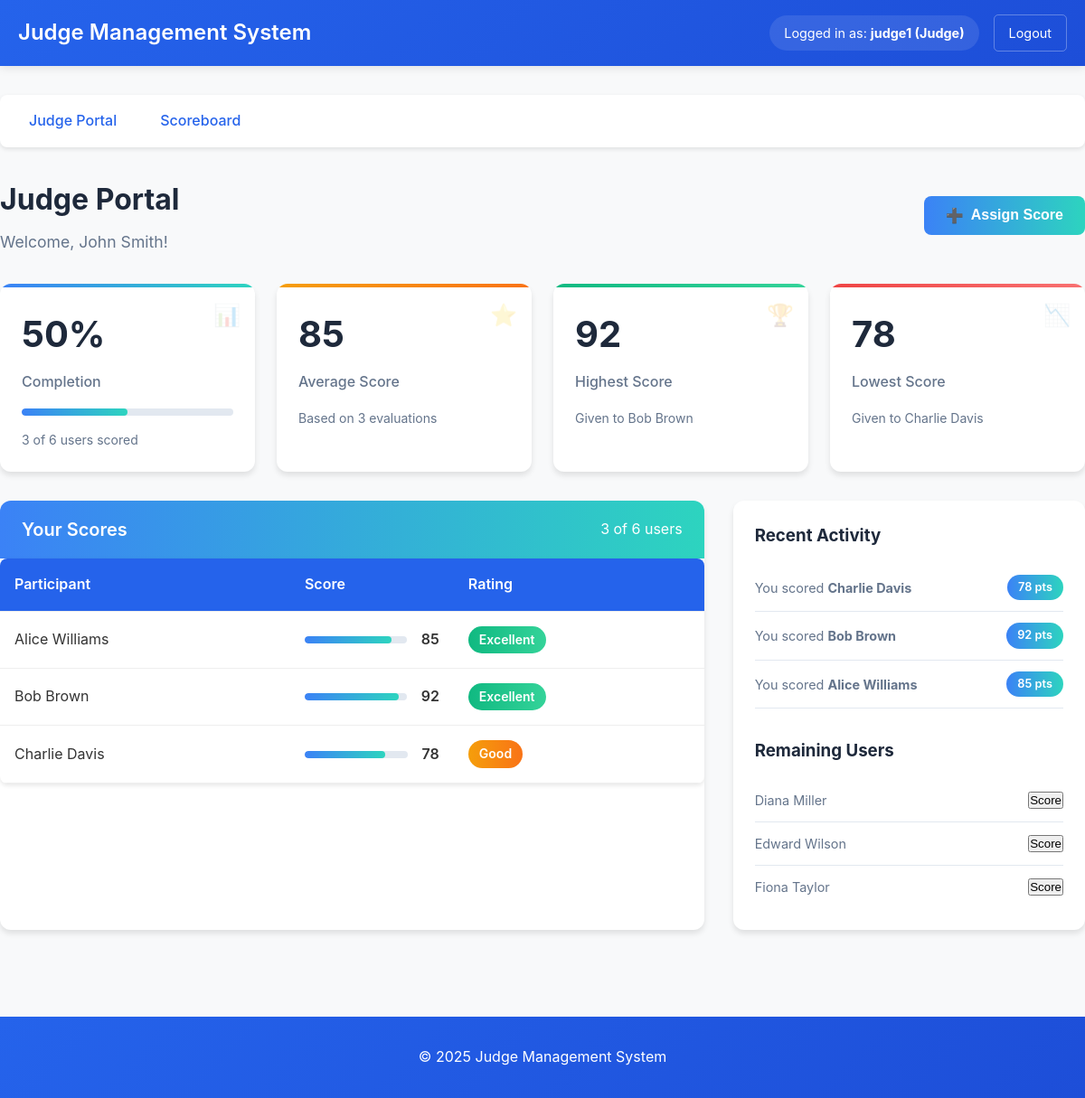
/judge.php (signed in), run on the app's committed database.
### tables this page shows
CREATE TABLE IF NOT EXISTS scores (
    id INT AUTO_INCREMENT PRIMARY KEY,
    judge_id INT NOT NULL,
    user_id INT NOT NULL,
    points INT NOT NULL CHECK (points BETWEEN 1 AND 100),
    FOREIGN KEY (judge_id) REFERENCES judges(id),
    FOREIGN KEY (user_id) REFERENCES users(id),
    UNIQUE KEY unique_judge_user (judge_id, user_id)
);

CREATE TABLE IF NOT EXISTS users (
    id INT AUTO_INCREMENT PRIMARY KEY,
    name VARCHAR(100) NOT NULL
);

### judge.php (the view, shortened to what this page needs)
<?php
require_once 'config/db.php';
try {
    $stmt = $pdo->query("SELECT id, name FROM users ORDER BY name");
    $users = $stmt->fetchAll();
} catch (PDOException $e) {
    $error_message = "Error fetching users: " . $e->getMessage();
    $users = [];
}
try {
    $stmt = $pdo->prepare("
        SELECT s.user_id, s.points, u.name
        FROM scores s
        JOIN users u ON s.user_id = u.id
        WHERE s.judge_id = ?
        ORDER BY u.name
    ");
    $stmt->execute([$_SESSION['user_id']]);
    $current_scores = $stmt->fetchAll();
} catch (PDOException $e) {
    $error_message = "Error fetching scores: " . $e->getMessage();
    $current_scores = [];
}
$total_users = count($users);
$scored_users = count($current_scores);
$completion_percentage = $total_users > 0 ? round(($scored_users / $total_users) * 100) : 0;
$total_points = 0;
foreach ($current_scores as $score) {
    $total_points += $score['points'];
}
$average_score = $scored_users > 0 ? round($total_points / $scored_users) : 0;
$highest_score = 0;
$lowest_score = 100;
$highest_user = '';
$lowest_user = '';
foreach ($current_scores as $score) {
    if ($score['points'] > $highest_score) {
        $highest_score = $score['points'];
        $highest_user = $score['name'];
    }
    if ($score['points'] < $lowest_score) {
        $lowest_score = $score['points'];
        $lowest_user = $score['name'];
    }
}
$stmt = $pdo->prepare("
    SELECT s.points, u.name, s.id
    FROM scores s
    JOIN users u ON s.user_id = u.id
    WHERE s.judge_id = ?
    ORDER BY s.id DESC
    LIMIT 5
");
$stmt->execute([$_SESSION['user_id']]);
$recent_scores = $stmt->fetchAll();
?>
<?php include 'includes/header.php'; ?>
<div class="dashboard-header">
    <div>
        <h1 class="dashboard-title">Judge Portal</h1>
        <p class="judge-welcome">Welcome, <?php echo htmlspecialchars($_SESSION['display_name'] ?? $_SESSION['username']); ?>!</p>
    </div>
    <button class="btn-primary" onclick="openModal()">
        <span>➕</span> Assign Score
    </button>
</div>
<div class="dashboard-stats">
    <div class="stat-card progress">
        <div class="stat-icon">📊</div>
        <div class="stat-number"><?php echo $completion_percentage; ?>%</div>
        <div class="stat-label">Completion</div>
        <div class="progress-bar-container">
            <div class="progress-bar" id="progressBar"></div>
        </div>
        <div class="stat-footer">
            <?php echo $scored_users; ?> of <?php echo $total_users; ?> users scored
        </div>
    </div>
    <div class="stat-card average">
        <div class="stat-icon">⭐</div>
        <div class="stat-number"><?php echo $average_score; ?></div>
        <div class="stat-label">Average Score</div>
        <div class="stat-footer">
            Based on <?php echo $scored_users; ?> evaluations
        </div>
    </div>
    <?php if ($scored_users > 0): ?>
    <div class="stat-card highest">
        <div class="stat-icon">🏆</div>
        <div class="stat-number"><?php echo $highest_score; ?></div>
        <div class="stat-label">Highest Score</div>
        <div class="stat-footer">
            Given to <?php echo htmlspecialchars($highest_user); ?>
        </div>
    </div>
    <div class="stat-card lowest">
        <div class="stat-icon">📉</div>
        <div class="stat-number"><?php echo $lowest_score; ?></div>
        <div class="stat-label">Lowest Score</div>
        <div class="stat-footer">
            Given to <?php echo htmlspecialchars($lowest_user); ?>
        </div>
    </div>
    <?php endif; ?>
</div>
<div class="dashboard-grid">
    <div class="scores-table">
        <div class="table-header">
            <h3 class="table-title">Your Scores</h3>
            <span><?php echo count($current_scores); ?> of <?php echo $total_users; ?> users</span>
        </div>
        <?php if (count($current_scores) > 0): ?>
            <div class="table-container">
                <table>
                    <thead>
                        <tr>
                            <th>Participant</th>
                            <th>Score</th>
                            <th>Rating</th>
                        </tr>
                    </thead>
                    <tbody>
                        <?php foreach ($current_scores as $score): ?>
                            <tr>
                                <td><?php echo htmlspecialchars($score['name']); ?></td>
                                <td>
                                    <div style="display: flex; align-items: center; gap: 1rem;">
                                        <div class="score-bar-container">
                                            <div class="score-bar" style="width: <?php echo $score['points']; ?>%;"></div>
                                        </div>
                                        <span style="font-weight: 600;"><?php echo htmlspecialchars($score['points']); ?></span>
                                    </div>
                                </td>
                                <td>
                                    <?php
                                    $scoreClass = '';
                                    $scoreText = '';
                                    if ($score['points'] >= 80) {
                                        $scoreClass = 'score-high';
                                        $scoreText = 'Excellent';
                                    } elseif ($score['points'] >= 60) {
                                        $scoreClass = 'score-medium';
                                        $scoreText = 'Good';
                                    } else {
                                        $scoreClass = 'score-low';
                                        $scoreText = 'Needs Improvement';
                                    }
                                    ?>
                                    <span class="score-pill <?php echo $scoreClass; ?>"><?php echo $scoreText; ?></span>
                                </td>
                            </tr>
                        <?php endforeach; ?>
                    </tbody>
                </table>
            </div>
        <?php endif; ?>
    </div>
    <div class="recent-activity">
        <h3 style="margin-bottom: 1rem; color: #1e293b;">Recent Activity</h3>
        <?php if (count($recent_scores) > 0): ?>
            <?php foreach ($recent_scores as $activity): ?>
                <div class="activity-item">
                    <div class="activity-text">
                        You scored <strong><?php echo htmlspecialchars($activity['name']); ?></strong>
                    </div>
                    <div class="activity-score"><?php echo htmlspecialchars($activity['points']); ?> pts</div>
                </div>
            <?php endforeach; ?>
        <?php else: ?>
            <p style="color: #64748b; text-align: center; padding: 1rem;">No recent activity</p>
        <?php endif; ?>
        <div style="margin-top: 2rem;">
            <h3 style="margin-bottom: 1rem; color: #1e293b;">Remaining Users</h3>
            <?php
            foreach ($users as $user) {
                $found = false;
                foreach ($current_scores as $score) {
                    if ($score['user_id'] == $user['id']) {
                        $found = true;
                        break;
                    }
                }
                if (!$found) {
                    echo '<div class="activity-item">';
                    echo '<div class="activity-text">' . htmlspecialchars($user['name']) . '</div>';
                    echo '<button class="btn-sm" onclick="assignToUser(' . $user['id'] . ', \'' . htmlspecialchars($user['name']) . '\')">Score</button>';
                    echo '</div>';
                }
            }
            ?>
        </div>
    </div>
</div>
<?php include 'includes/footer.php'; ?>

### includes/header.php (style rules this page uses)
* { box-sizing: border-box; margin: 0; padding: 0; }
body { font-family: -apple-system, BlinkMacSystemFont, 'Segoe UI', Roboto, sans-serif; line-height: 1.6; color: #333; background-color: #f8f9fa; }
.btn-primary { background-color: #2563eb; color: white; padding: 0.75rem 1.5rem; border: none; border-radius: 5px; cursor: pointer; font-size: 1rem; font-weight: 500; }
table { width: 100%; border-collapse: collapse; background: white; border-radius: 8px; overflow: hidden; box-shadow: 0 2px 5px rgba(0, 0, 0, 0.1); }
th, td { padding: 1rem; text-align: left; border-bottom: 1px solid #eee; }
th { background-color: #2563eb; color: white; font-weight: 600; }

### judge.php (style rules this page uses)
.dashboard-header { display: flex; justify-content: space-between; align-items: center; margin-bottom: 2rem; flex-wrap: wrap; gap: 1rem; }
.dashboard-title { font-size: 2rem; font-weight: 700; color: #1e293b; margin: 0; }
.judge-welcome { font-size: 1.1rem; color: #64748b; margin-top: 0.5rem; }
.dashboard-stats { display: grid; grid-template-columns: repeat(auto-fit, minmax(240px, 1fr)); gap: 1.5rem; margin-bottom: 2rem; }
.stat-card { background: white; padding: 1.5rem; border-radius: 12px; box-shadow: 0 4px 6px rgba(0, 0, 0, 0.1); transition: transform 0.2s, box-shadow 0.2s; position: relative; overflow: hidden; }
.stat-card::before { content: ''; position: absolute; top: 0; left: 0; width: 100%; height: 4px; }
.stat-card.progress::before { background: linear-gradient(90deg, #3b82f6, #2dd4bf); }
.stat-card.average::before { background: linear-gradient(90deg, #f59e0b, #f97316); }
.stat-card.highest::before { background: linear-gradient(90deg, #10b981, #34d399); }
.stat-card.lowest::before { background: linear-gradient(90deg, #ef4444, #f87171); }
.stat-number { font-size: 2.5rem; font-weight: 700; margin-bottom: 0.5rem; color: #1e293b; }
.stat-label { font-size: 1rem; color: #64748b; font-weight: 500; }
.stat-icon { position: absolute; top: 1rem; right: 1rem; font-size: 1.5rem; opacity: 0.2; color: #0f172a; }
.stat-footer { margin-top: 1rem; font-size: 0.875rem; color: #64748b; }
.progress-bar-container { height: 8px; background-color: #e2e8f0; border-radius: 4px; margin-top: 1rem; overflow: hidden; }
.progress-bar { height: 100%; background: linear-gradient(90deg, #3b82f6, #2dd4bf); border-radius: 4px; width: 0; transition: width 1s ease-in-out; }
.dashboard-grid { display: grid; grid-template-columns: 2fr 1fr; gap: 2rem; margin-bottom: 2rem; }
.btn-primary { background: linear-gradient(90deg, #3b82f6, #2dd4bf); color: white; border: none; padding: 0.75rem 1.5rem; border-radius: 8px; font-weight: 600; cursor: pointer; transition: all 0.2s; display: inline-flex; align-items: center; gap: 0.5rem; }
.scores-table { background: white; border-radius: 12px; overflow: hidden; box-shadow: 0 4px 6px rgba(0, 0, 0, 0.1); }
.table-header { background: linear-gradient(90deg, #3b82f6, #2dd4bf); color: white; padding: 1rem 1.5rem; display: flex; justify-content: space-between; align-items: center; }
.table-title { font-size: 1.25rem; font-weight: 600; margin: 0; }
.score-bar-container { width: 100%; height: 8px; background-color: #e2e8f0; border-radius: 4px; overflow: hidden; }
.score-bar { height: 100%; background: linear-gradient(90deg, #3b82f6, #2dd4bf); border-radius: 4px; }
.recent-activity { background: white; border-radius: 12px; padding: 1.5rem; box-shadow: 0 4px 6px rgba(0, 0, 0, 0.1); }
.activity-item { display: flex; justify-content: space-between; align-items: center; padding: 0.75rem 0; border-bottom: 1px solid #e2e8f0; }
.activity-item:last-child { border-bottom: none; }
.activity-text { font-size: 0.9rem; color: #64748b; }
.activity-score { background: linear-gradient(90deg, #3b82f6, #2dd4bf); color: white; padding: 0.25rem 0.75rem; border-radius: 20px; font-weight: 600; font-size: 0.8rem; }
.score-pill { display: inline-block; padding: 0.25rem 0.75rem; border-radius: 20px; font-weight: 600; font-size: 0.875rem; color: white; }
.score-high { background: linear-gradient(90deg, #10b981, #34d399); }
.score-medium { background: linear-gradient(90deg, #f59e0b, #f97316); }

### data on the page
scores: points "92", user.name "Bob Brown", points "Excellent"
users: name "Bob Brown"
scores: points "78", user.name "Charlie Davis", points "Good"
users: name "Charlie Davis"
scores: user.name "Alice Williams", points "85", points "Excellent"
users: name "Diana Miller"
users: name "Edward Wilson"
users: name "Fiona Taylor"

### other printed values
$_SESSION['username'] "judge1"
$_SESSION['user_type'] "Judge"
$_SESSION['display_name'] "John Smith"
$completion_percentage "50"
$scored_users "3"
$total_users "6"
$average_score "85"
count($current_scores) "3"
